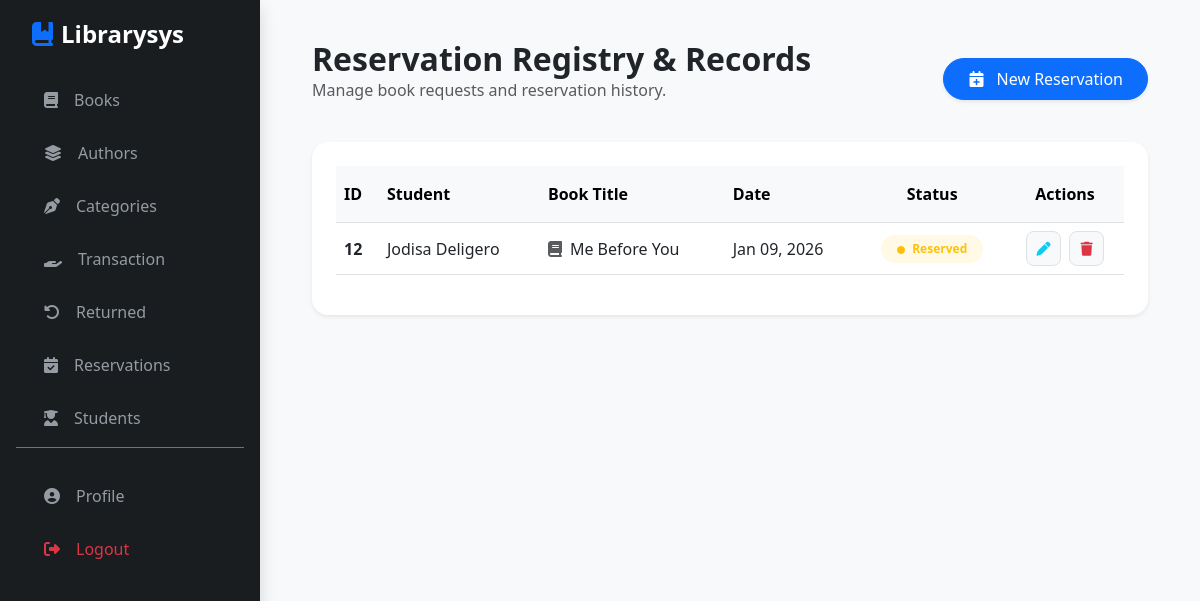
The app's page /index.php?page=reservation (signed in), older data.
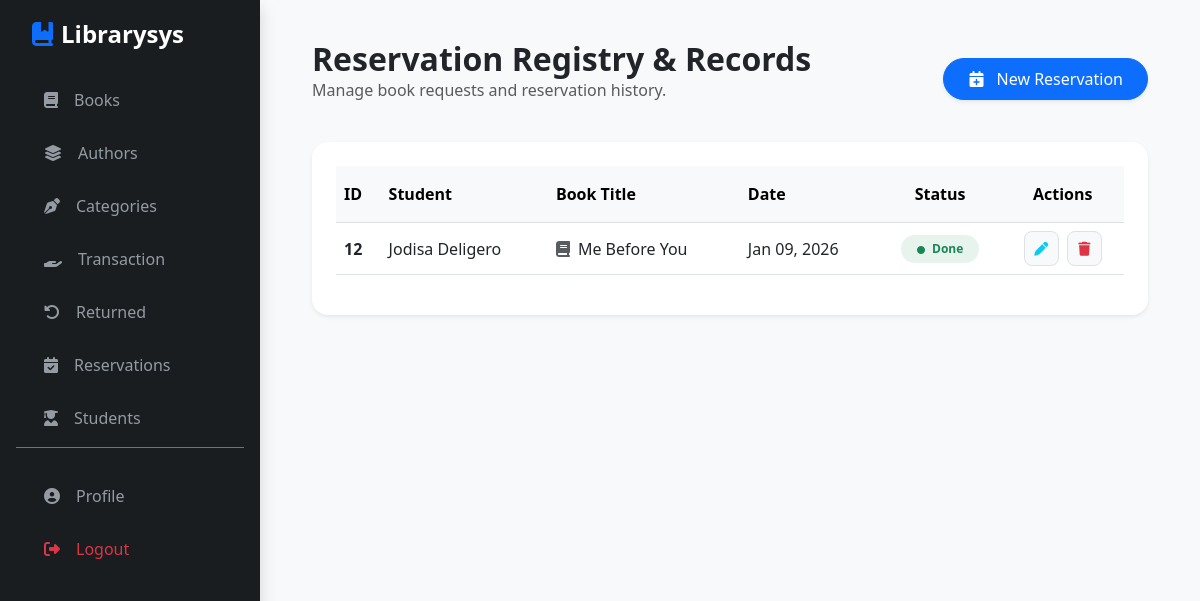
The same page, newer data.
### tables this page shows
CREATE TABLE `tbl_reservation` (
  `reservation_id` int(11) NOT NULL,
  `student_id` int(11) NOT NULL,
  `book_id` int(11) NOT NULL,
  `reservation_date` date NOT NULL,
  `status` enum('Reserved','Done','Cancelled') NOT NULL
);

CREATE TABLE `tbl_student` (
  `student_id` int(11) NOT NULL,
  `first_name` varchar(50) NOT NULL,
  `last_name` varchar(50) NOT NULL,
  `middle_name` varchar(50) NOT NULL,
  `contact_number` varchar(20) NOT NULL
);

CREATE TABLE `tbl_book` (
  `book_id` int(11) NOT NULL,
  `title` varchar(150) NOT NULL,
  `author_id` int(11) NOT NULL,
  `category_id` int(11) NOT NULL,
  `total_copies` int(11) NOT NULL,
  `available_copies` int(11) NOT NULL
);

### modules/reservation.php (the view, shortened to what this page needs)
<?php
include "./includes/connection.php";
$sql = "SELECT tbl_reservation.*, tbl_student.first_name, tbl_student.last_name, tbl_book.title
        FROM tbl_reservation
        INNER JOIN tbl_student ON tbl_reservation.student_id = tbl_student.student_id
        INNER JOIN tbl_book ON tbl_reservation.book_id = tbl_book.book_id
        ORDER BY tbl_reservation.reservation_date DESC";
$result = $conn->query($sql);
?>
<main class="content-wrapper">
    <div class="container-fluid">
        <div class="d-flex justify-content-between align-items-center mb-4">
            <div>
                <h2 class="fw-bold text-dark m-0">Reservation Registry & Records</h2>
                <p class="text-muted">Manage book requests and reservation history.</p>
            </div>
            <button class="btn btn-primary px-4 py-2 shadow-sm rounded-pill" data-bs-toggle="modal" data-bs-target="#addReservationModal">
                <i class="fa-solid fa-calendar-plus me-2"></i> New Reservation
            </button>
        </div>
        <div class="card border-0 shadow-sm rounded-4">
            <div class="card-body p-4">
                <div class="table-responsive">
                    <table class="table table-hover align-middle">
                        <thead class="table-light">
                            <tr>
                                <th class="py-3">ID</th>
                                <th class="py-3">Student</th>
                                <th class="py-3">Book Title</th>
                                <th class="py-3">Date</th>
                                <th class="py-3 text-center">Status</th>
                                <th class="py-3 text-center">Actions</th>
                            </tr>
                        </thead>
                        <tbody>
                            <?php while($row = $result->fetch_assoc()): ?>
                            <tr>
                                <td class="fw-bold"><?php echo $row['reservation_id']; ?></td>
                                <td><?php echo $row['first_name'] . " " . $row['last_name']; ?></td>
                                <td><i class="fa-solid fa-book me-2 text-muted"></i><?php echo $row['title']; ?></td>
                                <td><?php echo date('M d, Y', strtotime($row['reservation_date'])); ?></td>
                                <td class="text-center">
                                    <?php
                                        $status = $row['status'];
                                        $badgeColor = "info";
                                        if ($status == 'Done') $badgeColor = "success";
                                        elseif ($status == 'Cancelled') $badgeColor = "danger";
                                        elseif ($status == 'Reserved') $badgeColor = "warning";
                                    ?>
                                    <span class="badge rounded-pill bg-<?php echo $badgeColor; ?> bg-opacity-10 text-<?php echo $badgeColor; ?> px-3 py-2">
                                        <i class="fa-solid fa-circle me-1" style="font-size: 8px;"></i>
                                        <?php echo $status; ?>
                                    </span>
                                </td>
                                <td class="text-center">
                                    <button class="btn btn-light btn-sm border rounded-3 me-1" style="width: 35px; height: 35px;"
                                            data-bs-toggle="modal" data-bs-target="#editResModal<?php echo $row['reservation_id']; ?>">
                                        <i class="fa-solid fa-pen text-info"></i>
                                    </button>
                                    <a href="index.php?page=reservation&delete_id=<?php echo $row['reservation_id']; ?>"
                                       class="btn btn-light btn-sm border rounded-3" style="width: 35px; height: 35px; display: inline-flex; align-items: center; justify-content: center;"
                                       onclick="return confirm('Delete this record?')">
                                        <i class="fa-solid fa-trash text-danger"></i>
                                    </a>
                                </td>
                            </tr>
                            <?php endwhile; ?>
                        </tbody>
                    </table>
                </div>
            </div>
        </div>
    </div>
</main>

Row changes from the older to the newer data that the page shows:
changed tbl_reservation "Jodisa": status "Reserved" → "Done"
